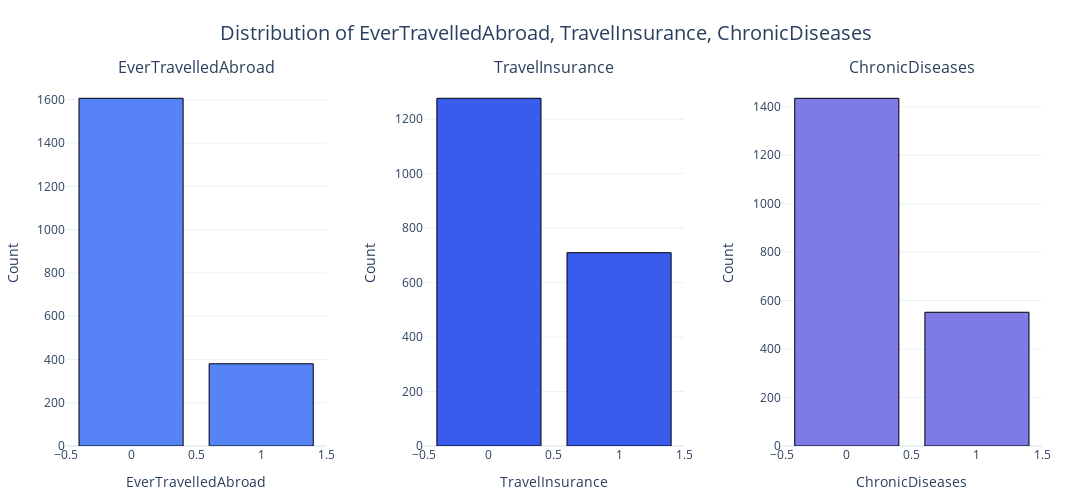

The notebook cell this image was saved under:
### Markdown cell above
**Employment Type**: The higher proportion of individuals in the **Private Sector/Self Employed** category might influence their travel behavior and insurance uptake differently compared to those in the Government Sector. This could be due to factors such as job stability and disposable income.

**Education Level**: The overwhelming majority of graduates in the dataset could suggest that educational attainment might be a significant factor in travel insurance decisions. Graduates might have different travel patterns and risk perceptions compared to non-graduates.

**Travel Frequency**: The fact that most individuals are not frequent flyers might impact the likelihood of purchasing travel insurance. Frequent flyers could have a higher propensity to buy travel insurance due to increased travel exposure and associated risks

### Code cell
plot_combined_bar_charts(travel_df, categorical_features_two, save_path='images/combined_bar_charts2.png')

### Figure 1 — Plotly figure (JSON) as saved in the notebook; plotly's stock layout.template omitted (floating-point values rounded to 4 significant figures)
{"data": [{"marker": {"color": "#5684F7", "line": {"color": "#000000", "width": 1}}, "name": "EverTravelledAbroad", "type": "bar", "x": [0, 1], "xaxis": "x", "y": [1607, 380], "yaxis": "y"}, {"marker": {"color": "#3A5CED", "line": {"color": "#000000", "width": 1}}, "name": "TravelInsurance", "type": "bar", "x": [0, 1], "xaxis": "x2", "y": [1277, 710], "yaxis": "y2"}, {"marker": {"color": "#7E7AE6", "line": {"color": "#000000", "width": 1}}, "name": "ChronicDiseases", "type": "bar", "x": [0, 1], "xaxis": "x3", "y": [1435, 552], "yaxis": "y3"}], "layout": {"annotations": [{"font": {"size": 16}, "showarrow": false, "text": "EverTravelledAbroad", "x": 0.1333, "xanchor": "center", "xref": "paper", "y": 1, "yanchor": "bottom", "yref": "paper"}, {"font": {"size": 16}, "showarrow": false, "text": "TravelInsurance", "x": 0.5, "xanchor": "center", "xref": "paper", "y": 1, "yanchor": "bottom", "yref": "paper"}, {"font": {"size": 16}, "showarrow": false, "text": "ChronicDiseases", "x": 0.8667, "xanchor": "center", "xref": "paper", "y": 1, "yanchor": "bottom", "yref": "paper"}], "height": 500, "margin": {"b": 50, "l": 50, "r": 50, "t": 80}, "showlegend": false, "title": {"font": {"size": 20}, "text": "Distribution of EverTravelledAbroad, TravelInsurance, ChronicDiseases", "x": 0.5}, "width": 1200, "xaxis": {"anchor": "y", "domain": [0, 0.2667], "title": {"font": {"size": 14}, "text": "EverTravelledAbroad"}}, "xaxis2": {"anchor": "y2", "domain": [0.3667, 0.6333], "title": {"font": {"size": 14}, "text": "TravelInsurance"}}, "xaxis3": {"anchor": "y3", "domain": [0.7333, 1], "title": {"font": {"size": 14}, "text": "ChronicDiseases"}}, "yaxis": {"anchor": "x", "domain": [0, 1], "title": {"font": {"size": 14}, "text": "Count"}}, "yaxis2": {"anchor": "x2", "domain": [0, 1], "title": {"font": {"size": 14}, "text": "Count"}}, "yaxis3": {"anchor": "x3", "domain": [0, 1], "title": {"font": {"size": 14}, "text": "Count"}}}}
